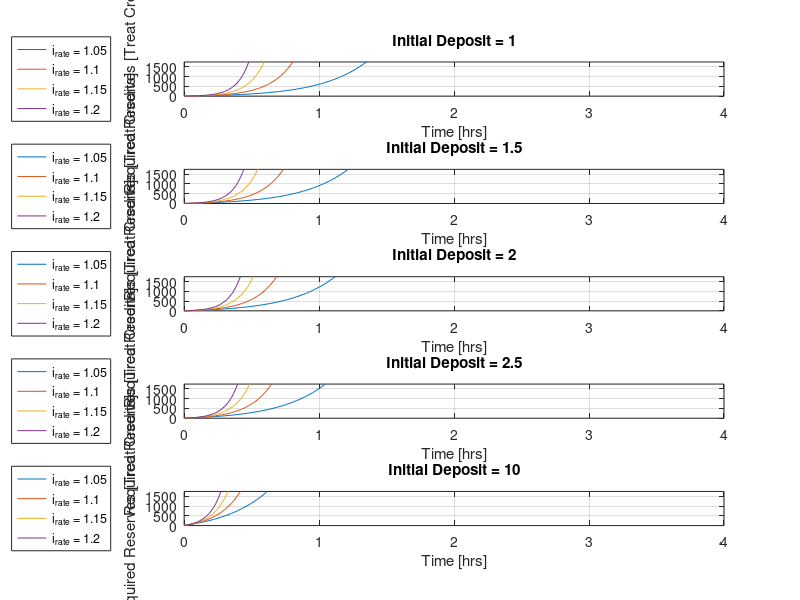

The MATLAB script that drew this image:
%% Input Parameters
a_rnew = 100; % [new accounts per hour] Account growth rate.

d_init = [1 1.5 2 2.5 10]; % [treat credits] Initial deposit for an account.
d_total = 1750; % [treat credits] Total amount of candy purchased.

t_sim = 4 % [hrs] Length of simulation.

i_rate = [1.05 1.1 1.15 1.2]; % [frac] Interest multiplier.
i_step = 1/60; % [hrs] Interest rate compounding interval.

%% What are we optimizing for?
% Inputs:
% - High compounding frequency.
% - Not too much candy.
% Outputs:
% - Large number of open accounts when the bank runs out of treat credits (maximize).
% -


t = [0:i_step:4];

# 3D matrix dimensions: [interest rate, time, initial deposit]
d = zeros(length(i_rate), length(t), length(d_init)); # [treat credits] Required reserves (total deposits).
d(:,1,:) = repmat(d_init, length(i_rate), 1);

a = zeros(size(d)); % [accounts]

for i=2:length(t)
    % Simulation is computed at every interest compounding timestep.
    % TODO: remove proportion of accounts that are closed?
    new_accounts = ones(size(a(:,1,:))) .* (a_rnew * i_step); % add newly created accounts
    a(:,i,:) += new_accounts;
    d(:,i,:) = d(:,i-1,:) .* repmat(i_rate.', 1, 1, length(d_init)); # accrue interest
    d(:,i,:) += new_accounts .* repmat(reshape(d_init, 1, 1, length(d_init)), length(i_rate), 1, 1);

end

% d = (a_rnew .* t) .* (i_rate .^ (t ./ i_step))

figure()
i_rate_labels = {}
for i=1:length(i_rate)
    i_rate_labels{i} = ["i_{rate} = " num2str(i_rate(i))];
end
num_subplots = length(d_init)
subplot(num_subplots, 1, 1);
for i=1:num_subplots
    subplot(num_subplots, 1, i)
    plot(t, d(:,:,i))
    grid on
    ylim([0 d_total])
    title(["Initial Deposit = " num2str(d_init(i))])
    xlabel("Time [hrs]")
    ylabel("Required Reserves [Treat Credits]")
    legend(i_rate_labels, 'location', 'westoutside') % note: this disables zooming!
end

% TODO: make a contour plot
% figure()
% contour(d)
pause
